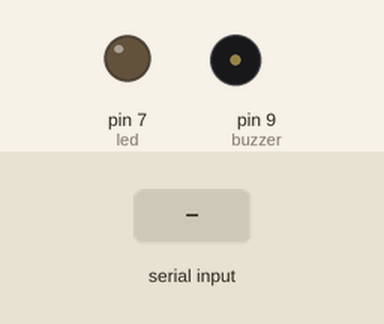
A sketch run on a simulated Arduino Uno, built with avr-gcc and run on an emulated ATmega328P. On the bench: output pins drawn as LEDs (lit = HIGH), buzzer (waves = sounding, pin HIGH). Dashed ring = blinking. Inputs (shaded band) come from the test bench.

Above: at 1.2 s.
1.3 s: "START\n" received over the second serial link
At 1.44 s:
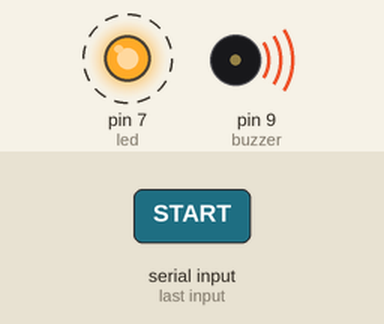
4.3 s: "STOP\n" received over the second serial link
At 5.4 s:
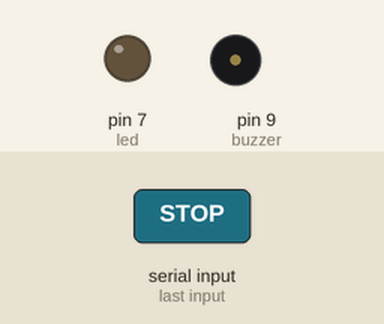
Timing chart, 0 to 7.3 s (numbered marks = the images above; inputs shaded):
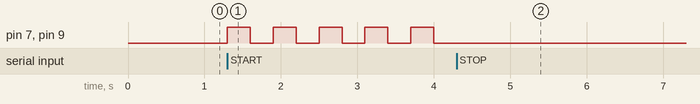

The sketch:

ITE.ino
```cpp
#include <SoftwareSerial.h>
SoftwareSerial bt(10,11);

int buzzer = 9;
int led = 7;

bool alarmActive = false;
unsigned long lastToggle = 0;
int interval = 300;
bool state = false;

void setup() {
  // put your setup code here, to run once:
  pinMode(buzzer, OUTPUT);
  pinMode(led, OUTPUT);
  bt.begin(9600);
}

void loop() {
  // put your main code here, to run repeatedly:
  if(bt.available()) {
    String cmd = bt.readStringUntil('\n');

    if(cmd == "START") {
      alarmActive = true;
    }
    else if (cmd == "STOP") {
      alarmActive = false;
      digitalWrite(buzzer, LOW);
      digitalWrite(led, LOW);
    }
  }

  if (alarmActive) {
    if (millis() - lastToggle >= interval){
      lastToggle = millis();
      state = !state;
      digitalWrite(buzzer, state);
      digitalWrite(led, state);
    }
  }
}
```

Measured:
- after the input at 1.3 s, pin 7 (led), pin 9 (buzzer): alternates HIGH for 0.30 s and LOW for 0.30 s, starting at once
- after the input at 4.3 s, pin 7 (led), pin 9 (buzzer): stops changing and stays LOW
